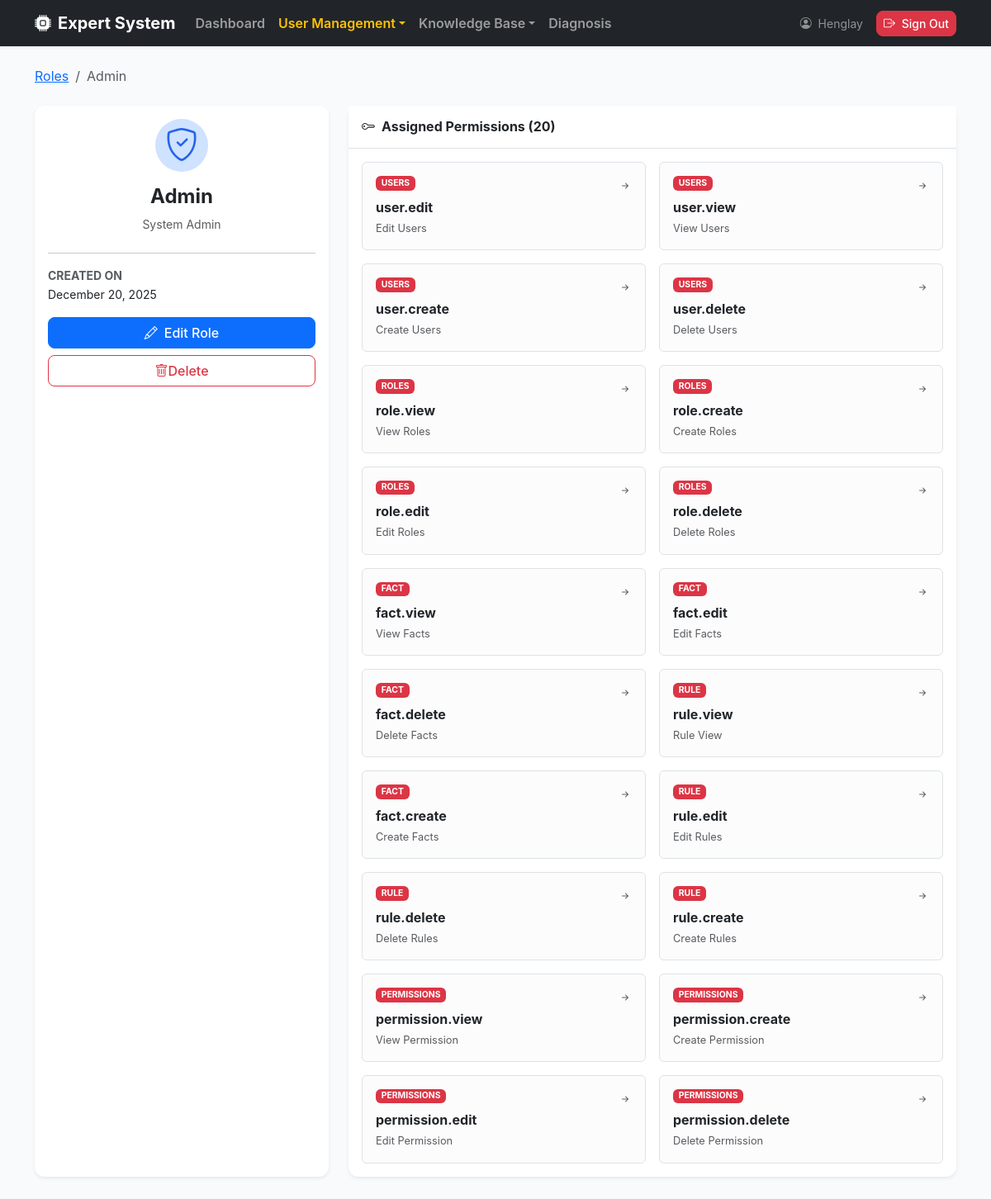
/roles/1 (signed in), run on the app's committed database.
### app/models/user.py (models this page shows, shortened)
class User(UserMixin, db.Model):
    __tablename__ = "users"
    id = db.Column(db.Integer, primary_key=True)
    username = db.Column(db.String(80), unique=True, nullable=False)
    email = db.Column(db.String(120), unique=True, nullable=False)
    full_name = db.Column(db.String(120), nullable=False)
    is_active = db.Column(db.Boolean, default=True, nullable=False)
    password_hash = db.Column(db.String(255), nullable=False)
    created_at = db.Column(db.DateTime, default=datetime.utcnow, nullable=False)
    updated_at = db.Column(
        db.DateTime, default=datetime.utcnow, onupdate=datetime.utcnow, nullable=False
    )
    roles = db.relationship("Role", secondary= user_roles, back_populates="users")
    facts = db.relationship("Fact", back_populates="user")
    rules = db.relationship("Rule", back_populates="user")
    def has_role(self, role_name: str) -> bool:
        return any(role.name == role_name for role in self.roles) # type: ignore
    def get_permission_codes(self) -> set[str]:
        return {perm.code for role in self.roles for perm in role.permissions} # type: ignore
    def has_permission(self, permission_code: str) -> bool:
        return permission_code in self.get_permission_codes()

### app/models/role.py (models this page shows, shortened)
class Role(db.Model):
    __tablename__ = "roles"
    id = db.Column(db.Integer, primary_key=True)
    name = db.Column(db.String(80), unique=True, nullable=False)
    description = db.Column(db.String(255))
    created_at = db.Column(db.DateTime, default=datetime.utcnow, nullable=False)
    updated_at = db.Column(
        db.DateTime, default=datetime.utcnow, onupdate=datetime.utcnow, nullable=False
    )
    users = db.relationship("User", secondary=user_roles, back_populates="roles")
    permissions = db.relationship("Permission", secondary=role_permissions, back_populates="roles")

### app/models/permission.py (models this page shows, shortened)
class Permission(db.Model):
    __tablename__= "permissions"
    id = db.Column(db.Integer, primary_key=True)
    code = db.Column(db.String(64), unique=True, nullable=False, index=True)
    name = db.Column(db.String(120), nullable=False)
    description = db.Column(db.String(255))
    module = db.Column(db.String(80), nullable=False, default="General")
    created_at = db.Column(db.DateTime, default=datetime.utcnow, nullable=False)
    updated_at = db.Column(db.DateTime, default=datetime.utcnow,  onupdate=datetime.utcnow, nullable=False)
    roles = db.relationship("Role", secondary=role_permissions, back_populates="permissions")

### app/routes/role_routes.py (the view)
@role_bp.route("/<int:role_id>")
@login_required
@permission_required("role.view")
def detail(role_id: int):
    role = RoleService.get_role_by_id(role_id)
    if role is None:
        abort(404)
    return render_template("roles/detail.html", role=role)

### app/decorator_method/role_perm_decorator.py (called while the page is built)
def permission_required(permission):
    def decorator(fn):
        @wraps(fn)
        def wrapped(*args, **kwargs):
            if not current_user.has_permission(permission):
                abort(403)
            return fn(*args, **kwargs)
        return wrapped
    return decorator

### app/services/role_service.py (called while the page is built)
    @staticmethod
    def get_role_by_id(role_id: int) ->  Optional[Role]:
        return Role.query.get(role_id)

### app/templates/roles/detail.html (shortened to what this page needs)
{% extends "layouts/base.html" %}
{% block content %}
<nav aria-label="breadcrumb" class="mb-4">
    <ol class="breadcrumb">
        <li class="breadcrumb-item"><a href="{{ url_for('roles.index') }}">Roles</a></li>
        <li class="breadcrumb-item active">{{ role.name }}</li>
    </ol>
</nav>
<div class="row g-4">
    <div class="col-lg-4">
        <div class="card shadow-sm border-0 h-100">
            <div class="card-body">
                <div class="text-center mb-4">
                    <div class="bg-primary-subtle text-primary rounded-circle d-inline-flex align-items-center justify-content-center mb-3" style="width: 64px; height: 64px;">
                        <i class="bi bi-shield-check display-6"></i>
                    </div>
                    <h4 class="fw-bold">{{ role.name }}</h4>
                    <p class="text-muted small">{{ role.description or "No description." }}</p>
                </div>
                <hr>
                <div class="mb-3">
                    <label class="text-uppercase text-muted fw-bold small d-block">Created On</label>
                    <span class="small">{{ role.created_at.strftime('%B %d, %Y') }}</span>
                </div>
                <div class="d-grid gap-2">
                    <a href="{{ url_for('roles.edit', role_id=role.id) }}" class="btn btn-primary"><i class="bi bi-pencil me-2"></i>Edit Role</a>
                    <a href="{{ url_for('roles.delete_confirm', role_id=role.id) }}" class="btn btn-outline-danger"><i class="bi bi-trash"></i>Delete</a>
                </div>
            </div>
        </div>
    </div>
    <div class="col-lg-8">
        <div class="card shadow-sm border-0">
            <div class="card-header bg-white border-bottom py-3">
                <h6 class="mb-0 fw-bold"><i class="bi bi-key me-2"></i>Assigned Permissions ({{ role.permissions|length }})</h6>
            </div>
            <div class="card-body">
                {% if role.permissions %}
                    <div class="row row-cols-1 row-cols-md-2 g-3">
                        {% for perm in role.permissions %}
                        <div class="col">
                            <div class="p-3 border rounded bg-light-subtle h-100">
                                <div class="d-flex justify-content-between">
                                    <span class="badge bg-danger text-uppercase mb-2" style="font-size: 0.65rem;">{{ perm.module }}</span>
                                    <a href="{{ url_for('permissions.detail', permission_id=perm.id) }}" class="text-muted"><i class="bi bi-arrow-right-short"></i></a>
                                </div>
                                <div class="fw-bold mb-1">{{ perm.code }}</div>
                                <div class="text-muted x-small" style="font-size: 0.8rem;">{{ perm.name }}</div>
                            </div>
                        </div>
                        {% endfor %}
                    </div>
                {% else %}
                    <div class="text-center py-5">
                        <i class="bi bi-shield-slash display-1 text-light"></i>
                        <p class="text-muted mt-3">No permissions assigned to this role.</p>
                    </div>
                {% endif %}
            </div>
        </div>
    </div>
</div>
{% endblock %}

### app/templates/layouts/base.html (shortened to what this page needs)
<!doctype html>
<html lang="en">
<head>
    <link href="https://cdn.jsdelivr.net/npm/bootstrap@5.3.3/dist/css/bootstrap.min.css" rel="stylesheet" />
    <link rel="stylesheet" href="https://cdn.jsdelivr.net/npm/bootstrap-icons@1.11.3/font/bootstrap-icons.min.css">
</head>
<body>
    <nav class="navbar navbar-expand-lg navbar-dark bg-dark sticky-top mb-4">
        <div class="container">
            {% if current_user.is_authenticated %}
            {% if current_user.has_role("Admin") or current_user.has_role('Expert')%}
            <a class="navbar-brand fw-bold d-flex align-items-center" href="{{ url_for('dashboard.index') }}">
                <i class="bi bi-cpu-fill me-2"></i> Expert System
            </a>
            {% endif %}
            {% else %}
            <a class="navbar-brand fw-bold d-flex align-items-center" href="{{ url_for('diagnosis.diagnose') }}">
                <i class="bi bi-cpu-fill me-2"></i> Expert System
            </a>
            {% endif %}
            {% if current_user.is_authenticated %}
            <div class="collapse navbar-collapse" id="navbarMain">
                <ul class="navbar-nav me-auto">
                    {% if current_user.has_role('Admin') %}
                    <li class="nav-item">
                        <a class="nav-link fw-semibold {% if request.blueprint == 'dashboard' %}text-warning{% endif %}"
                            href="{{ url_for('dashboard.index') }}">Dashboard</a>
                    </li>
                    <li class="nav-item dropdown">
                        <a class="nav-link dropdown-toggle fw-semibold {% if request.blueprint == 'users'
                                    or request.blueprint == 'roles' or request.blueprint == 'permissions' %}text-warning{% endif %}"
                            href="#" data-bs-toggle="dropdown">User Management</a>
                    </li>
                    {% endif %}
                    {% if current_user.has_role('Admin') or current_user.has_role('Expert') %}
                    <li class="nav-item dropdown">
                        <a class="nav-link dropdown-toggle fw-semibold btn
                                    {% if request.blueprint == 'rules' or request.blueprint == 'facts' %}text-warning{% endif %}"
                            href="#" data-bs-toggle="dropdown">Knowledge Base</a>
                    </li>
                    {% endif %}
                    {% endif %}
                    <li class="nav-item">
                        <a class="nav-link fw-semibold {% if request.blueprint == 'diagnosis' %}text-warning{% endif %}"
                            href="{{ url_for('diagnosis.diagnose') }}">Diagnosis</a>
                    </li>
                </ul>
                <ul class="navbar-nav ms-auto align-items-center">
                    {% if current_user.is_authenticated %}
                    <li class="nav-item text-white-50 me-3 small">
                        <i class="bi bi-person-circle me-1"></i> {{ current_user.username }}
                    </li>
                    <li class="nav-item">
                        <button type="button" class="btn btn-danger btn-sm" data-bs-toggle="modal"
                            data-bs-target="#logoutModal" data-message="Are you sure you want to log out?"
                            data-name="{{ current_user.username }}" data-url="{{ url_for('auth.logout') }}">
                            <i class="bi bi-box-arrow-right me-1"></i> Sign Out
                        </button>
                    </li>
                    {% else %}
                    <li class="nav-item">
                        <a class="btn btn-success btn-sm" href="{{ url_for('auth.login') }}">Sign In</a>
                    </li>
                    {% endif %}
                </ul>
            </div>
        </div>
    </nav>
    <main class="container pb-5">
        {% block content %}{% endblock %}
    </main>
</body>
</html>

### app/templates/layouts/base.html (style rules this page uses)
:root { --bs-primary: #2563eb; --bs-primary-rgb: 37, 99, 235; }
body { background-color: #f8fafc; font-family: 'Inter', system-ui, -apple-system, sans-serif; }
.navbar { box-shadow: 0 1px 3px 0 rgba(0, 0, 0, 0.1); }
.card { border: none; box-shadow: 0 4px 6px -1px rgba(0, 0, 0, 0.1); border-radius: 12px; }
.btn { border-radius: 8px; font-weight: 500; }

### data on the page
User: username "Henglay"
Role: name "Admin", description "System Admin", created_at "December 20, 2025"
Permission: module "USERS", code "user.edit", name "Edit Users"
Permission: module "USERS", code "user.view", name "View Users"
Permission: module "USERS", code "user.create", name "Create Users"
Permission: module "USERS", code "user.delete", name "Delete Users"
Permission: module "ROLES", code "role.view", name "View Roles"
Permission: module "ROLES", code "role.create", name "Create Roles"
Permission: module "ROLES", code "role.edit", name "Edit Roles"
Permission: module "ROLES", code "role.delete", name "Delete Roles"
Permission: module "FACT", code "fact.view", name "View Facts"
Permission: module "FACT", code "fact.edit", name "Edit Facts"
Permission: module "FACT", code "fact.delete", name "Delete Facts"
Permission: module "RULE", code "rule.view", name "Rule View"
Permission: module "FACT", code "fact.create", name "Create Facts"
Permission: module "RULE", code "rule.edit", name "Edit Rules"
Permission: module "RULE", code "rule.delete", name "Delete Rules"
Permission: module "RULE", code "rule.create", name "Create Rules"
Permission: module "PERMISSIONS", code "permission.view", name "View Permission"
Permission: module "PERMISSIONS", code "permission.create", name "Create Permission"
Permission: module "PERMISSIONS", code "permission.edit", name "Edit Permission"
Permission: module "PERMISSIONS", code "permission.delete", name "Delete Permission"

### other printed values
{{ role.permissions|length }} "20"
